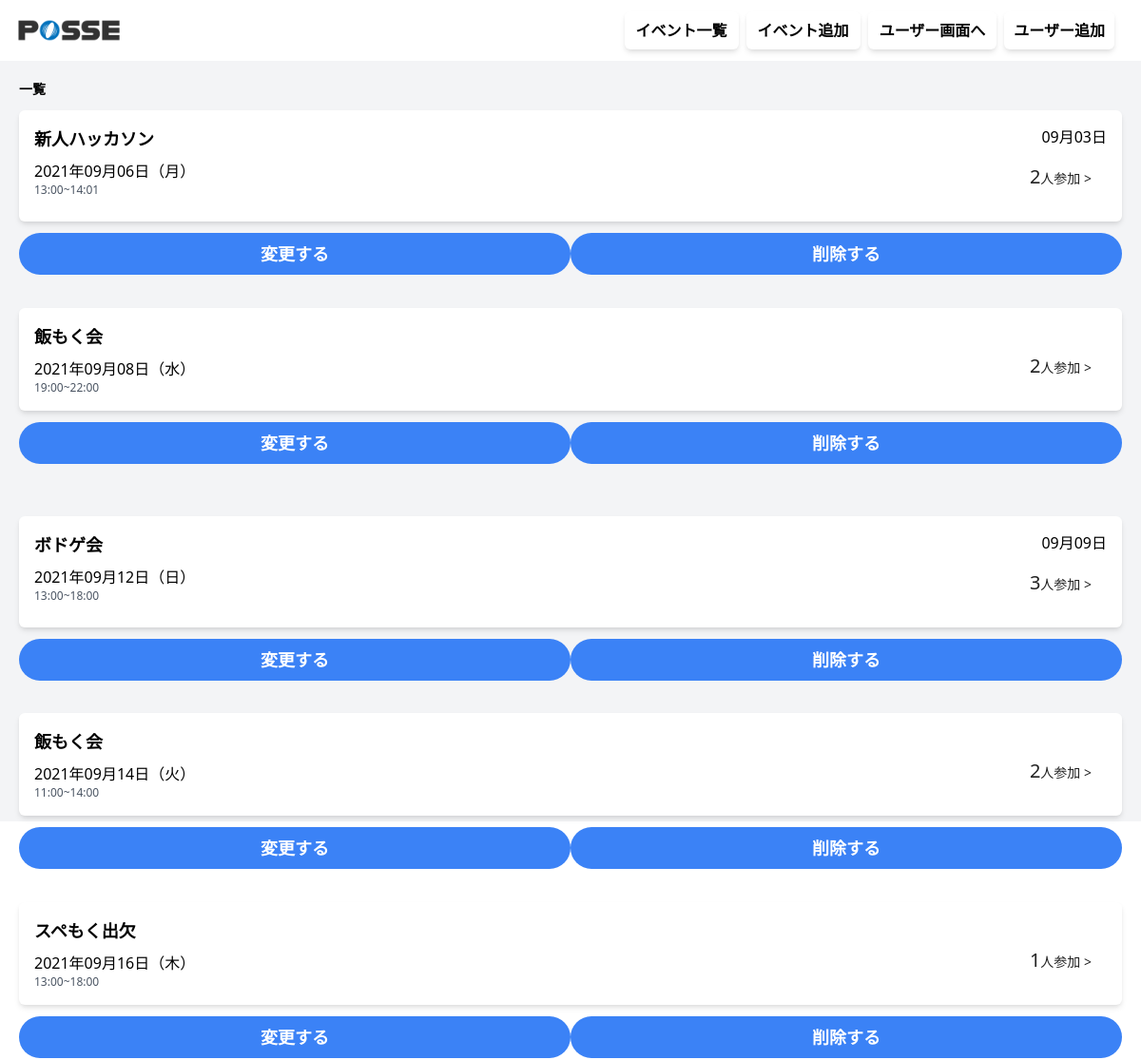
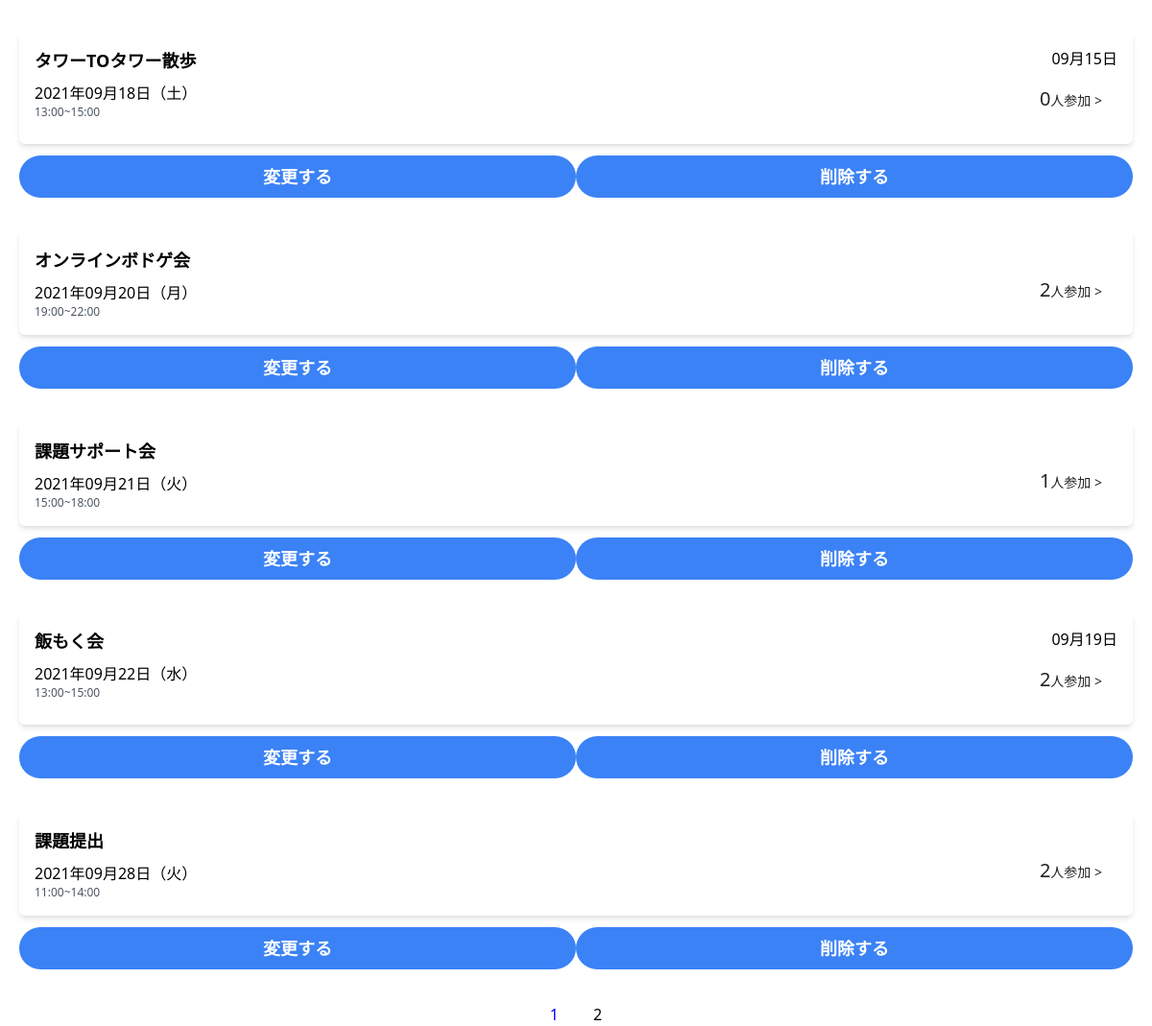
The page /manage/eventlist/index.php (signed in) on the database its author committed (2 pictures, top to bottom).
### tables this page shows
CREATE TABLE `events` (
  `id` int NOT NULL,
  `name` varchar(10) NOT NULL,
  `start_at` datetime DEFAULT NULL,
  `end_at` datetime DEFAULT NULL,
  `created_at` datetime DEFAULT CURRENT_TIMESTAMP,
  `updated_at` datetime DEFAULT CURRENT_TIMESTAMP ON UPDATE CURRENT_TIMESTAMP,
  `deleted_at` datetime DEFAULT NULL
);

### src/manage/eventlist/index.php (the view, shortened to what this page needs)
<?php
include($_SERVER['DOCUMENT_ROOT'] . "/dbconnect.php");
function get_day_of_week($w)
{
  $day_of_week_list = ['日', '月', '火', '水', '木', '金', '土'];
  return $day_of_week_list["$w"];
}
?>
<!DOCTYPE html>
<html lang="ja">
<head>
  <link href="https://unpkg.com/tailwindcss@^2/dist/tailwind.min.css" rel="stylesheet">
  <link rel="stylesheet" href="style.css">
</head>
<body>
  <header class="h-16">
    <div class="flex justify-between items-center w-full h-full mx-auto pl-2 pr-5">
      <div class="h-full">
        <a href="/manage/eventlist/index.php"><img src="/img/header-logo.png" alt="posseロゴ" class="h-full"></a>
      </div>
      <div class="box1">
        <div class="box px-3 py-2 text-md font-bold mr-2 rounded-md shadow-md bg-white"><a href="/manage/eventlist/index.php">イベント一覧</a></div>
        <div class="box px-3 py-2 text-md font-bold mr-2 rounded-md shadow-md bg-white"><a href="/manage/eventadd/eventform.php">イベント追加</a></div>
        <div class="box px-3 py-2 text-md font-bold mr-2 rounded-md shadow-md bg-white"><a href="/">ユーザー画面へ</a></div>
        <div class="box py-2 header__add_user__button text-md font-bold mr-2 rounded-md shadow-md bg-white"><a href="/auth/signup">ユーザー追加</a></div>
      </div>
    </div>
  </header>
  <main class="bg-gray-100 px-5 h-screen">
    <div class="w-full mx-auto py-5">
      <div id="events-list">
        <div class="flex justify-between items-center mb-3">
          <h2 class="text-sm font-bold">一覧</h2>
        </div>
        <?php
        $All_events_number_sql = 'SELECT count(*)FROM events';
        $All_events_number = $db->query($All_events_number_sql)->fetch(PDO::FETCH_COLUMN);
        $All_events = "SELECT*FROM events WHERE events.start_at >= CURDATE() ORDER BY events.start_at";
        $event_contents = $db->query($All_events)->fetchAll();
        $participants_number_sql = "SELECT events.id , COUNT(event_attendance.user_id) as number, GROUP_CONCAT( ' \n', users.name ) as user_names FROM events
        INNER JOIN event_attendance ON events.id = event_attendance.event_id
        INNER JOIN status ON event_attendance.status_id = status.id
        INNER JOIN users ON event_attendance.user_id =  users.id
        WHERE  event_attendance.status_id = 1 AND CURDATE() <= events.start_at
        GROUP BY events.id
        ORDER BY events.start_at";
        $participants_number = $db->query($participants_number_sql)->fetchAll(PDO::FETCH_ASSOC | PDO::FETCH_UNIQUE);
        $max_page = ceil($All_events_number / MAX);
        if (!isset($_GET['page_id'])) {
          $now = 1;
        } else {
          $now = $_GET['page_id'];
        }
        $start_no = ($now - 1) * MAX;
        $disp_data = array_slice($event_contents, $start_no, MAX, true);
        ?>
        <?php foreach ($disp_data as $event) : ?>
          <?php
          $start_date = strtotime($event['start_at']);
          $end_date = strtotime($event['end_at']);
          $day_of_week = get_day_of_week(date("w", $start_date));
          ?>
          <div class="bg-white mb-3 p-4 flex justify-between rounded-md shadow-md" id="event-<?php echo $event['id']; ?>">
            <div>
              <h3 class="font-bold text-lg mb-2"><?php echo $event['name'] ?></h3>
              <p><?php echo date("Y年m月d日（${day_of_week}）", $start_date); ?></p>
              <p class="text-xs text-gray-600">
                <?php echo date("H:i", $start_date) . "~" . date("H:i", $end_date); ?>
              </p>
            </div>
            <div class="flex flex-col justify-between text-right">
              <div>
                <?php if ($event['id'] % 3 === 1) : ?>
                  <?php echo date("m月d日", strtotime('-3 day', $end_date)); ?>
                <?php endif; ?>
              </div>
              <ul class="menu">
                <li class="menu__item">
                  <a class="text-sm menu__item__link js-menu__item__link"><span class="text-xl"><?= $participants_number[$event['id']]["number"] ?? 0; ?></span>人参加 ></a>
                </li>
              </ul>
            </div>
          </div>
          <div class="edit__buttons">
            <form class="edit__buttons__form" action="/manage/eventadd/eventform.php?event_id=<?= $event["id"] ?>" method="post">
              <input type='submit' value="変更する" class="flex-1 bg-blue-500 py-2 rounded-3xl text-white text-lg font-bold edit__buttons__form__input">
            </form>
            <form class="edit__buttons__form" action="/manage/eventlist/delete.php">
              <input type='submit' value="削除する" class="flex-1 bg-blue-500 py-2 rounded-3xl text-white text-lg font-bold edit__buttons__form__input">
            </form>
          </div>
      </div>
    <?php endforeach; ?>
    <div class="pager-num">
      <?php
      for ($i = 1; $i <= $max_page; $i++) {
        if ($i == $now) { ?>
          <span class="blue-word page-number"> <?php echo $now . '　'; ?> </span>
        <?php  } else {
          echo '<a class = "page-number" href="/manage/eventlist/index.php?page_id=' . $i . '")>' . $i . '</a>'; ?>
      <?php }
      } ?>
    </div>
  </main>
</body>
</html>

### src/manage/eventlist/style.css (style rules this page uses)
.box1 { display: flex; cursor: pointer; }
.pager-num { display: flex; justify-content: center; align-items: center; }
.blue-word { color: blue; }
.page-number { margin-left: 10px; margin-right: 10px; }
.edit__buttons { margin-bottom: 3%; display: flex; justify-content: center; }
.edit__buttons__form { width: 100%; }
.edit__buttons__form__input { width: 100%; display: block; cursor: pointer; }
.header__add_user__button { padding-right: 10px; padding-left: 10px; }
.menu__item { background: #fff; color: #222; cursor: pointer; display: block; margin-bottom: 1px; position: relative; }
.menu__item__link { display: block; padding: 1rem; }

### rows shown on the page
events: name "新人ハッカソン", start_at "2021年09月06日（月）", start_at "13:00", end_at "14:01", end_at "09月03日", number "2"
events: name "飯もく会", start_at "2021年09月08日（水）", start_at "19:00", end_at "22:00", id "2"
events: name "ボドゲ会", start_at "2021年09月12日（日）", start_at "13:00", end_at "18:00", end_at "09月09日", number "3"
events: name "飯もく会", start_at "2021年09月14日（火）", start_at "11:00", end_at "14:00", number "2"
events: name "スペもく出欠", start_at "2021年09月16日（木）", start_at "13:00", end_at "18:00", id "1"
events: name "タワーTOタワー散歩", start_at "2021年09月18日（土）", start_at "13:00", end_at "15:00", end_at "09月15日", id "0"
events: name "オンラインボドゲ会", start_at "2021年09月20日（月）", start_at "19:00", end_at "22:00", id "2"
events: name "課題サポート会", start_at "2021年09月21日（火）", start_at "15:00", end_at "18:00", id "1"
events: name "飯もく会", start_at "2021年09月22日（水）", start_at "13:00", end_at "15:00", end_at "09月19日", number "2"
events: name "課題提出", start_at "2021年09月28日（火）", start_at "11:00", end_at "14:00", number "2"
